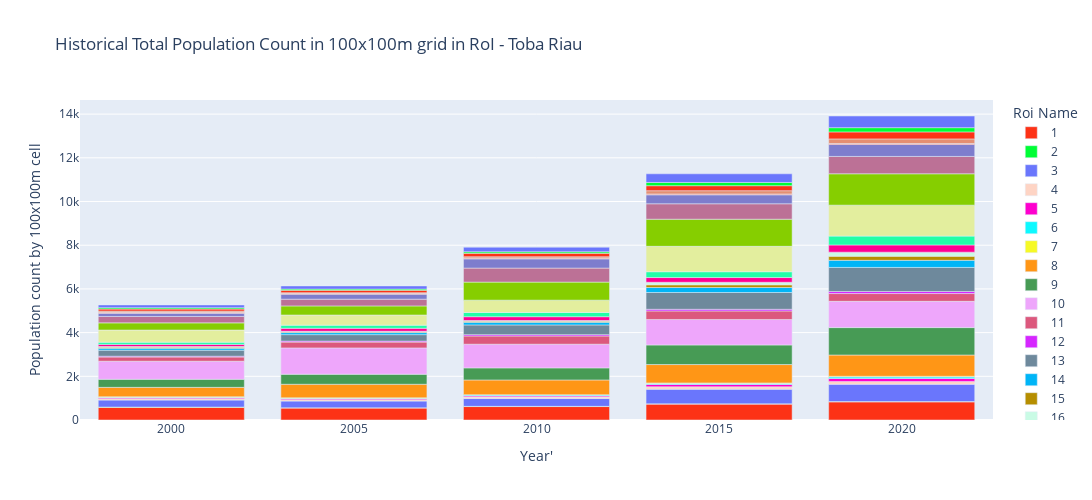

This figure's notebook cell:
### Code cell
# Subset by RoI
historical_popCount_roi_df = historical_popCount_df[historical_popCount_df['Region'] == 'RoI']

# Bar Chart
fig_hist_pop00_20 = px.bar(historical_popCount_roi_df, 
                           x = historical_popCount_roi_df['Year'],
                           y = historical_popCount_roi_df['sum'],
                           color = roi_column_name,
                           color_discrete_sequence=px.colors.qualitative.Light24,
                           width=1400, height=500, 
                           labels = {'Year': "Year'", "sum": "Population count by 100x100m cell"},
                           title = "Historical Total Population Count in 100x100m grid in RoI - " + projectname)

fig_hist_pop00_20.update_layout(legend_title_text ='Roi Name')

### Figure 1 — Plotly figure (JSON) as saved in the notebook; plotly's stock layout.template omitted (floating-point values rounded to 4 significant figures)
{"data": [{"alignmentgroup": "True", "hovertemplate": "OBJECTID=1<br>Year'=%{x}<br>Population count by 100x100m cell=%{y}<extra></extra>", "legendgroup": "1", "marker": {"color": "#FD3216", "pattern": {"shape": ""}}, "name": "1", "offsetgroup": "1", "orientation": "v", "showlegend": true, "textposition": "auto", "type": "bar", "x": [2000, 2005, 2010, 2015, 2020], "xaxis": "x", "y": [582.5, 551.2, 615.8, 728.5, 830.0], "yaxis": "y"}, {"alignmentgroup": "True", "hovertemplate": "OBJECTID=2<br>Year'=%{x}<br>Population count by 100x100m cell=%{y}<extra></extra>", "legendgroup": "2", "marker": {"color": "#00FE35", "pattern": {"shape": ""}}, "name": "2", "offsetgroup": "2", "orientation": "v", "showlegend": true, "textposition": "auto", "type": "bar", "x": [2000, 2005, 2010, 2015, 2020], "xaxis": "x", "y": [9.358, 7.844, 9.785, 13.31, 16.03], "yaxis": "y"}, {"alignmentgroup": "True", "hovertemplate": "OBJECTID=3<br>Year'=%{x}<br>Population count by 100x100m cell=%{y}<extra></extra>", "legendgroup": "3", "marker": {"color": "#6A76FC", "pattern": {"shape": ""}}, "name": "3", "offsetgroup": "3", "orientation": "v", "showlegend": true, "textposition": "auto", "type": "bar", "x": [2000, 2005, 2010, 2015, 2020], "xaxis": "x", "y": [320.4, 307.5, 357.5, 667.7, 788.7], "yaxis": "y"}, {"alignmentgroup": "True", "hovertemplate": "OBJECTID=4<br>Year'=%{x}<br>Population count by 100x100m cell=%{y}<extra></extra>", "legendgroup": "4", "marker": {"color": "#FED4C4", "pattern": {"shape": ""}}, "name": "4", "offsetgroup": "4", "orientation": "v", "showlegend": true, "textposition": "auto", "type": "bar", "x": [2000, 2005, 2010, 2015, 2020], "xaxis": "x", "y": [64.81, 65.87, 69.58, 111.5, 128.7], "yaxis": "y"}, {"alignmentgroup": "True", "hovertemplate": "OBJECTID=5<br>Year'=%{x}<br>Population count by 100x100m cell=%{y}<extra></extra>", "legendgroup": "5", "marker": {"color": "#FE00CE", "pattern": {"shape": ""}}, "name": "5", "offsetgroup": "5", "orientation": "v", "showlegend": true, "textposition": "auto", "type": "bar", "x": [2000, 2005, 2010, 2015, 2020], "xaxis": "x", "y": [39.06, 38.81, 43.8, 103.1, 137.9], "yaxis": "y"}, {"alignmentgroup": "True", "hovertemplate": "OBJECTID=6<br>Year'=%{x}<br>Population count by 100x100m cell=%{y}<extra></extra>", "legendgroup": "6", "marker": {"color": "#0DF9FF", "pattern": {"shape": ""}}, "name": "6", "offsetgroup": "6", "orientation": "v", "showlegend": true, "textposition": "auto", "type": "bar", "x": [2000, 2005, 2010, 2015, 2020], "xaxis": "x", "y": [25.32, 28.32, 43.35, 48.56, 70.54], "yaxis": "y"}, {"alignmentgroup": "True", "hovertemplate": "OBJECTID=7<br>Year'=%{x}<br>Population count by 100x100m cell=%{y}<extra></extra>", "legendgroup": "7", "marker": {"color": "#F6F926", "pattern": {"shape": ""}}, "name": "7", "offsetgroup": "7", "orientation": "v", "showlegend": true, "textposition": "auto", "type": "bar", "x": [2000, 2005, 2010, 2015, 2020], "xaxis": "x", "y": [22.52, 15.61, 17.54, 25.27, 30.45], "yaxis": "y"}, {"alignmentgroup": "True", "hovertemplate": "OBJECTID=8<br>Year'=%{x}<br>Population count by 100x100m cell=%{y}<extra></extra>", "legendgroup": "8", "marker": {"color": "#FF9616", "pattern": {"shape": ""}}, "name": "8", "offsetgroup": "8", "orientation": "v", "showlegend": true, "textposition": "auto", "type": "bar", "x": [2000, 2005, 2010, 2015, 2020], "xaxis": "x", "y": [430.2, 620.8, 675.9, 840.4, 972.6], "yaxis": "y"}, {"alignmentgroup": "True", "hovertemplate": "OBJECTID=9<br>Year'=%{x}<br>Population count by 100x100m cell=%{y}<extra></extra>", "legendgroup": "9", "marker": {"color": "#479B55", "pattern": {"shape": ""}}, "name": "9", "offsetgroup": "9", "orientation": "v", "showlegend": true, "textposition": "auto", "type": "bar", "x": [2000, 2005, 2010, 2015, 2020], "xaxis": "x", "y": [369.0, 457.4, 551.7, 896.3, 1255.0], "yaxis": "y"}, {"alignmentgroup": "True", "hovertemplate": "OBJECTID=10<br>Year'=%{x}<br>Population count by 100x100m cell=%{y}<extra></extra>", "legendgroup": "10", "marker": {"color": "#EEA6FB", "pattern": {"shape": ""}}, "name": "10", "offsetgroup": "10", "orientation": "v", "showlegend": true, "textposition": "auto", "type": "bar", "x": [2000, 2005, 2010, 2015, 2020], "xaxis": "x", "y": [826.6, 1207.0, 1085.0, 1166.0, 1201.0], "yaxis": "y"}, {"alignmentgroup": "True", "hovertemplate": "OBJECTID=11<br>Year'=%{x}<br>Population count by 100x100m cell=%{y}<extra></extra>", "legendgroup": "11", "marker": {"color": "#DC587D", "pattern": {"shape": ""}}, "name": "11", "offsetgroup": "11", "orientation": "v", "showlegend": true, "textposition": "auto", "type": "bar", "x": [2000, 2005, 2010, 2015, 2020], "xaxis": "x", "y": [193.5, 265.5, 375.4, 390.0, 356.0], "yaxis": "y"}, {"alignmentgroup": "True", "hovertemplate": "OBJECTID=12<br>Year'=%{x}<br>Population count by 100x100m cell=%{y}<extra></extra>", "legendgroup": "12", "marker": {"color": "#D626FF", "pattern": {"shape": ""}}, "name": "12", "offsetgroup": "12", "orientation": "v", "showlegend": true, "textposition": "auto", "type": "bar", "x": [2000, 2005, 2010, 2015, 2020], "xaxis": "x", "y": [36.74, 44.64, 61.55, 76.44, 94.77], "yaxis": "y"}, {"alignmentgroup": "True", "hovertemplate": "OBJECTID=13<br>Year'=%{x}<br>Population count by 100x100m cell=%{y}<extra></extra>", "legendgroup": "13", "marker": {"color": "#6E899C", "pattern": {"shape": ""}}, "name": "13", "offsetgroup": "13", "orientation": "v", "showlegend": true, "textposition": "auto", "type": "bar", "x": [2000, 2005, 2010, 2015, 2020], "xaxis": "x", "y": [274.5, 296.7, 444.6, 768.6, 1101.0], "yaxis": "y"}, {"alignmentgroup": "True", "hovertemplate": "OBJECTID=14<br>Year'=%{x}<br>Population count by 100x100m cell=%{y}<extra></extra>", "legendgroup": "14", "marker": {"color": "#00B5F7", "pattern": {"shape": ""}}, "name": "14", "offsetgroup": "14", "orientation": "v", "showlegend": true, "textposition": "auto", "type": "bar", "x": [2000, 2005, 2010, 2015, 2020], "xaxis": "x", "y": [87.16, 93.51, 117.7, 229.8, 326.0], "yaxis": "y"}, {"alignmentgroup": "True", "hovertemplate": "OBJECTID=15<br>Year'=%{x}<br>Population count by 100x100m cell=%{y}<extra></extra>", "legendgroup": "15", "marker": {"color": "#B68E00", "pattern": {"shape": ""}}, "name": "15", "offsetgroup": "15", "orientation": "v", "showlegend": true, "textposition": "auto", "type": "bar", "x": [2000, 2005, 2010, 2015, 2020], "xaxis": "x", "y": [51.93, 37.93, 51.58, 122.5, 189.0], "yaxis": "y"}, {"alignmentgroup": "True", "hovertemplate": "OBJECTID=16<br>Year'=%{x}<br>Population count by 100x100m cell=%{y}<extra></extra>", "legendgroup": "16", "marker": {"color": "#C9FBE5", "pattern": {"shape": ""}}, "name": "16", "offsetgroup": "16", "orientation": "v", "showlegend": true, "textposition": "auto", "type": "bar", "x": [2000, 2005, 2010, 2015, 2020], "xaxis": "x", "y": [30.59, 23.16, 32.5, 116.7, 183.9], "yaxis": "y"}, {"alignmentgroup": "True", "hovertemplate": "OBJECTID=17<br>Year'=%{x}<br>Population count by 100x100m cell=%{y}<extra></extra>", "legendgroup": "17", "marker": {"color": "#FF0092", "pattern": {"shape": ""}}, "name": "17", "offsetgroup": "17", "orientation": "v", "showlegend": true, "textposition": "auto", "type": "bar", "x": [2000, 2005, 2010, 2015, 2020], "xaxis": "x", "y": [97.05, 135.0, 174.7, 215.0, 328.7], "yaxis": "y"}, {"alignmentgroup": "True", "hovertemplate": "OBJECTID=18<br>Year'=%{x}<br>Population count by 100x100m cell=%{y}<extra></extra>", "legendgroup": "18", "marker": {"color": "#22FFA7", "pattern": {"shape": ""}}, "name": "18", "offsetgroup": "18", "orientation": "v", "showlegend": true, "textposition": "auto", "type": "bar", "x": [2000, 2005, 2010, 2015, 2020], "xaxis": "x", "y": [101.4, 142.7, 192.4, 266.7, 405.9], "yaxis": "y"}, {"alignmentgroup": "True", "hovertemplate": "OBJECTID=19<br>Year'=%{x}<br>Population count by 100x100m cell=%{y}<extra></extra>", "legendgroup": "19", "marker": {"color": "#E3EE9E", "pattern": {"shape": ""}}, "name": "19", "offsetgroup": "19", "orientation": "v", "showlegend": true, "textposition": "auto", "type": "bar", "x": [2000, 2005, 2010, 2015, 2020], "xaxis": "x", "y": [555.1, 466.8, 566.3, 1163.0, 1417.0], "yaxis": "y"}, {"alignmentgroup": "True", "hovertemplate": "OBJECTID=20<br>Year'=%{x}<br>Population count by 100x100m cell=%{y}<extra></extra>", "legendgroup": "20", "marker": {"color": "#86CE00", "pattern": {"shape": ""}}, "name": "20", "offsetgroup": "20", "orientation": "v", "showlegend": true, "textposition": "auto", "type": "bar", "x": [2000, 2005, 2010, 2015, 2020], "xaxis": "x", "y": [327.7, 415.3, 824.3, 1242.0, 1435.0], "yaxis": "y"}, {"alignmentgroup": "True", "hovertemplate": "OBJECTID=21<br>Year'=%{x}<br>Population count by 100x100m cell=%{y}<extra></extra>", "legendgroup": "21", "marker": {"color": "#BC7196", "pattern": {"shape": ""}}, "name": "21", "offsetgroup": "21", "orientation": "v", "showlegend": true, "textposition": "auto", "type": "bar", "x": [2000, 2005, 2010, 2015, 2020], "xaxis": "x", "y": [293.0, 308.0, 642.5, 705.4, 793.3], "yaxis": "y"}, {"alignmentgroup": "True", "hovertemplate": "OBJECTID=22<br>Year'=%{x}<br>Population count by 100x100m cell=%{y}<extra></extra>", "legendgroup": "22", "marker": {"color": "#7E7DCD", "pattern": {"shape": ""}}, "name": "22", "offsetgroup": "22", "orientation": "v", "showlegend": true, "textposition": "auto", "type": "bar", "x": [2000, 2005, 2010, 2015, 2020], "xaxis": "x", "y": [145.6, 226.5, 421.8, 411.0, 551.5], "yaxis": "y"}, {"alignmentgroup": "True", "hovertemplate": "OBJECTID=23<br>Year'=%{x}<br>Population count by 100x100m cell=%{y}<extra></extra>", "legendgroup": "23", "marker": {"color": "#FC6955", "pattern": {"shape": ""}}, "name": "23", "offsetgroup": "23", "orientation": "v", "showlegend": true, "textposition": "auto", "type": "bar", "x": [2000, 2005, 2010, 2015, 2020], "xaxis": "x", "y": [35.98, 34.16, 39.08, 39.07, 41.77], "yaxis": "y"}, {"alignmentgroup": "True", "hovertemplate": "OBJECTID=24<br>Year'=%{x}<br>Population count by 100x100m cell=%{y}<extra></extra>", "legendgroup": "24", "marker": {"color": "#E48F72", "pattern": {"shape": ""}}, "name": "24", "offsetgroup": "24", "orientation": "v", "showlegend": true, "textposition": "auto", "type": "bar", "x": [2000, 2005, 2010, 2015, 2020], "xaxis": "x", "y": [65.43, 37.75, 57.09, 148.3, 210.9], "yaxis": "y"}, {"alignmentgroup": "True", "hovertemplate": "OBJECTID=25<br>Year'=%{x}<br>Population count by 100x100m cell=%{y}<extra></extra>", "legendgroup": "25", "marker": {"color": "#FD3216", "pattern": {"shape": ""}}, "name": "25", "offsetgroup": "25", "orientation": "v", "showlegend": true, "textposition": "auto", "type": "bar", "x": [2000, 2005, 2010, 2015, 2020], "xaxis": "x", "y": [94.18, 108.7, 158.7, 229.1, 319.6], "yaxis": "y"}, {"alignmentgroup": "True", "hovertemplate": "OBJECTID=26<br>Year'=%{x}<br>Population count by 100x100m cell=%{y}<extra></extra>", "legendgroup": "26", "marker": {"color": "#00FE35", "pattern": {"shape": ""}}, "name": "26", "offsetgroup": "26", "orientation": "v", "showlegend": true, "textposition": "auto", "type": "bar", "x": [2000, 2005, 2010, 2015, 2020], "xaxis": "x", "y": [60.03, 55.65, 69.14, 149.0, 193.9], "yaxis": "y"}, {"alignmentgroup": "True", "hovertemplate": "OBJECTID=27<br>Year'=%{x}<br>Population count by 100x100m cell=%{y}<extra></extra>", "legendgroup": "27", "marker": {"color": "#6A76FC", "pattern": {"shape": ""}}, "name": "27", "offsetgroup": "27", "orientation": "v", "showlegend": true, "textposition": "auto", "type": "bar", "x": [2000, 2005, 2010, 2015, 2020], "xaxis": "x", "y": [127.6, 143.4, 210.2, 394.9, 533.8], "yaxis": "y"}], "layout": {"barmode": "relative", "height": 500, "legend": {"title": {"text": "Roi Name"}, "tracegroupgap": 0}, "title": {"text": "Historical Total Population Count in 100x100m grid in RoI - Toba Riau"}, "width": 1400, "xaxis": {"anchor": "y", "autorange": true, "domain": [0, 1], "range": [1998.0, 2022.0], "title": {"text": "Year'"}, "type": "linear"}, "yaxis": {"anchor": "x", "autorange": true, "domain": [0, 1], "range": [0, 14650.0], "title": {"text": "Population count by 100x100m cell"}, "type": "linear"}}}
